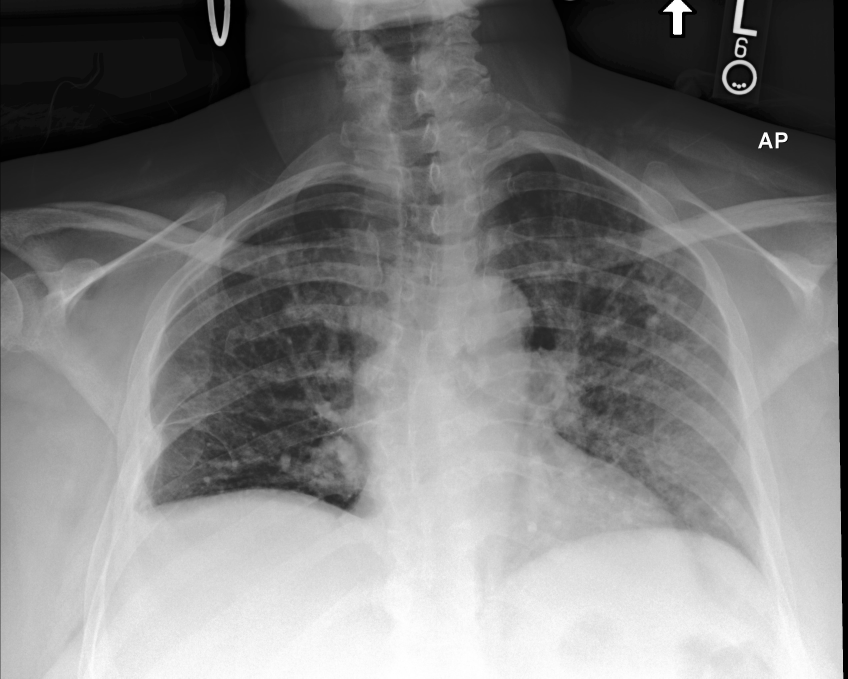
#> input picture x-rays/main.jpg, 2544 x 2035 px (shown at 1/3 size)
$ python resize_images.py --source ../x-rays --dest out
#> lines starting #> are read from the running program, lines starting #| are printed output that depends on the picture
### lib/utils.py
import logging, colorlog, json, nltk, os
import torch
import numpy as np

from radgraph import F1RadGraph
from logging.handlers import RotatingFileHandler
from torch.utils.data import DataLoader

from pycocotools.coco import COCO

from pycocoevalcap.eval import COCOEvalCap
from pycocoevalcap.bleu.bleu import Bleu
from pycocoevalcap.rouge.rouge import Rouge
from pycocoevalcap.cider.cider import Cider
# from pycocoevalcap.meteor.meteor import Meteor

from nltk.translate.meteor_score import meteor_score

NEPTUNE_PROJECT = "DRIFT/medical-diff-vqa"
NEPTUNE_API_TOKEN = ""

RED = "\033[91m"
GREEN = "\033[92m"
YELLOW = "\033[93m"
BLUE = "\033[94m"

CYAN = "\033[96m"
COLOR_END = "\033[0m"


# [112 lines left out: functions run_nlg_evaluation, collate, make_loader, not called in this run]

class PackageLogFilter(logging.Filter):
    """
    A custom filter to suppress DEBUG logs from specific noisy libraries
    while keeping their WARNING/ERROR logs and allowing DEBUG logs from
    our own model code.
    """
    # [22 lines left out: function filter, not called in this run]


def setup_logging(log_file: str, console_level=logging.DEBUG):
    """
    Sets up the root logger to log to a file and the console.
    log_file: The file to log to.
    console_level: The minimum level to show in the console (e.g., logging.WARNING)
    """
    logger = logging.getLogger()  # get the root logger
    logger.setLevel(logging.DEBUG)  # set the lowest level to process (DEBUG)

    logging.getLogger("urllib3").setLevel(logging.WARNING)
    logging.getLogger("huggingface_hub").setLevel(logging.WARNING)
    logging.getLogger("timm").setLevel(logging.WARNING)
    logging.getLogger("neptune").setLevel(logging.WARNING)

    # --- ADDED: Silence Neptune/Bravado dependencies ---
    logging.getLogger("bravado").setLevel(logging.WARNING)
    logging.getLogger("bravado_core").setLevel(logging.WARNING)
    logging.getLogger("swagger_spec_validator").setLevel(logging.WARNING)

    # clear any existing handlers to avoid duplicates
    if logger.hasHandlers():
        logger.handlers.clear()

    logger.propagate = True

    # File Handler
    file_formatter = logging.Formatter(
        "%(asctime)s - %(name)s - %(levelname)s - %(message)s"
    )
    file_handler = RotatingFileHandler(
        log_file,
        maxBytes=10485760,  # 10MB
        backupCount=5,
        mode="a",
    )
    file_handler.setFormatter(file_formatter)
    file_handler.setLevel(logging.DEBUG)  # Log everything to the file
    logger.addHandler(file_handler)

    # Console Handler (respects the new 'console_level')
    console_formatter = colorlog.ColoredFormatter(
        "%(log_color)s%(asctime)s - %(name)s - %(levelname)s - %(message)s",
        log_colors={
            "DEBUG": "white",
            "INFO": "cyan",
            "SUCCESS": "green",
            "WARNING": "yellow",
            "ERROR": "red",
            "CRITICAL": "bold_white, bg_red",
        },
    )
    console_handler = colorlog.StreamHandler()
    console_handler.setFormatter(console_formatter)
    console_handler.setLevel(console_level)  # Set the desired console log level
    logger.addHandler(console_handler)

    return logger


class MeteorNLTK:
    # [23 lines left out: functions __init__, compute_score, not called in this run]

    def method(self):
        return "METEOR"


class CustomCOCOEvalCap(COCOEvalCap):
    # [50 lines left out: function evaluate, not called in this run]

### src/resize_images.py
import argparse
from pathlib import Path
from PIL import Image
from concurrent.futures import ProcessPoolExecutor
from tqdm import tqdm
from lib.utils import setup_logging
import os

log_file ="logs/resize.log"
logger = setup_logging(log_file=log_file)

def resize_image(args):
    """
    Worker function to resize a single image.
    Creates parent directories if they don't exist.
    """
    source_path, dest_path, size = args
    try:
        # ensure the destination directory exists
        dest_path.parent.mkdir(parents=True, exist_ok=True)

        # open, resize, and save the image
        with Image.open(source_path) as img:

            # using LANCZOS for high-quality downsampling
            img_resized = img.resize((size, size), Image.Resampling.LANCZOS)

            # convert to RGB if it's grayscale to ensure consistency
            if img_resized.mode != 'RGB':
                img_resized = img_resized.convert('RGB')
            img_resized.save(dest_path, 'JPEG', quality=95)

        return None
    except Exception as e:
        logger.error(f"Error processing {source_path}: {e}")
        return f"Error processing {source_path}: {e}"

def main():
    parser = argparse.ArgumentParser(description="Resize a directory of images while preserving the folder structure.")
    parser.add_argument("--source", type=str, required=True, help="Path to the source directory with original images.")
    parser.add_argument("--dest", type=str, required=True, help="Path to the destination directory for resized images.")
    parser.add_argument("--size", type=int, default=224, help="The target size (e.g., 224 for 224x224).")
    args = parser.parse_args()

    source_dir = Path(args.source)
    dest_dir = Path(args.dest)
    size = args.size

    logger.info(f"Source directory: {source_dir}")
#> (this line was passed over: colorlog is not available in this run)
    logger.info(f"Destination directory: {dest_dir}")
#> (this line was passed over: colorlog is not available in this run)
    logger.info(f"Target size: {size}x{size}")
#> (this line was passed over: colorlog is not available in this run)

    # 1. recursively find all .jpg files in the source directory
    logger.info("Finding all JPG files...")
#> (this line was passed over: colorlog is not available in this run)
    source_files = list(source_dir.rglob('*.jpg'))
    if not source_files:
        logger.error("Error: No .jpg files found in the source directory.")
        return
    logger.info(f"Found {len(source_files)} images to resize.")
#> (this line was passed over: colorlog is not available in this run)

    # 2. prepare the list of tasks for the process pool
    tasks = []
    for source_path in source_files:
        # Determine the relative path to preserve the structure
        relative_path = source_path.relative_to(source_dir)
        # Create the full destination path
        dest_path = dest_dir / relative_path
        tasks.append((source_path, dest_path, size))

    # 3. use a process pool to resize images in parallel
    logger.info("Starting image resizing (this may take a long time)...")
#> (this line was passed over: colorlog is not available in this run)

    # use os.cpu_count() to leverage all available CPU cores
    with ProcessPoolExecutor(max_workers=os.cpu_count()) as executor:
        results = list(tqdm(executor.map(resize_image, tasks), total=len(tasks)))
#> in resize_image, img is the input picture: PIL image 2544x2035 RGB; min 0, max 255, mean 126.3
#> in resize_image, `img_resized = img.resize((size, size), Image.Resampling.LANCZOS)`:
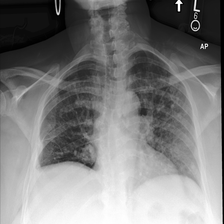
#> img_resized: PIL image 224x224 RGB; min 0, max 255, mean 126.3
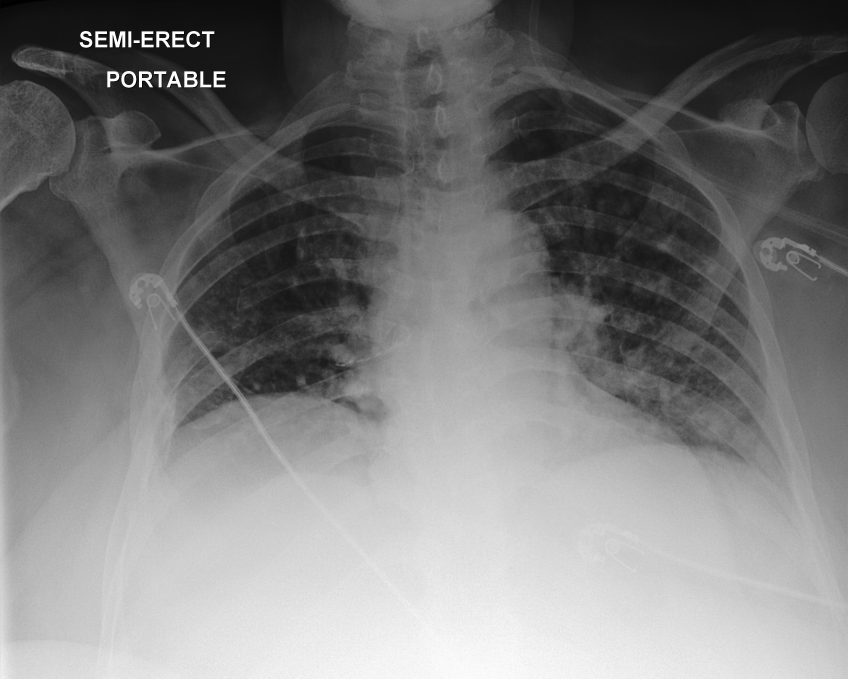
#> input picture x-rays/ref.jpg, 2544 x 2035 px (shown at 1/3 size)
#> in resize_image, img is the input picture: PIL image 2544x2035 RGB; min 0, max 255, mean 123.2
#> in resize_image (call 2), `img_resized = img.resize((size, size), Image.Resampling.LANCZOS)`:
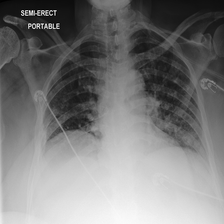
#> img_resized: PIL image 224x224 RGB; min 0, max 255, mean 123.2

    # report any errors that occurred
    errors = [res for res in results if res is not None]
    if errors:
        logger.info("\n--- Errors occurred during processing ---")
        for error in errors:
            logger.info(error)

    logger.info("\nResizing complete!")
#> (this line was passed over: colorlog is not available in this run)
    logger.info(f"Resized images are saved in: {dest_dir}")

if __name__ == "__main__":
#> (the run stopped early here; a loop or call above may not have finished)
